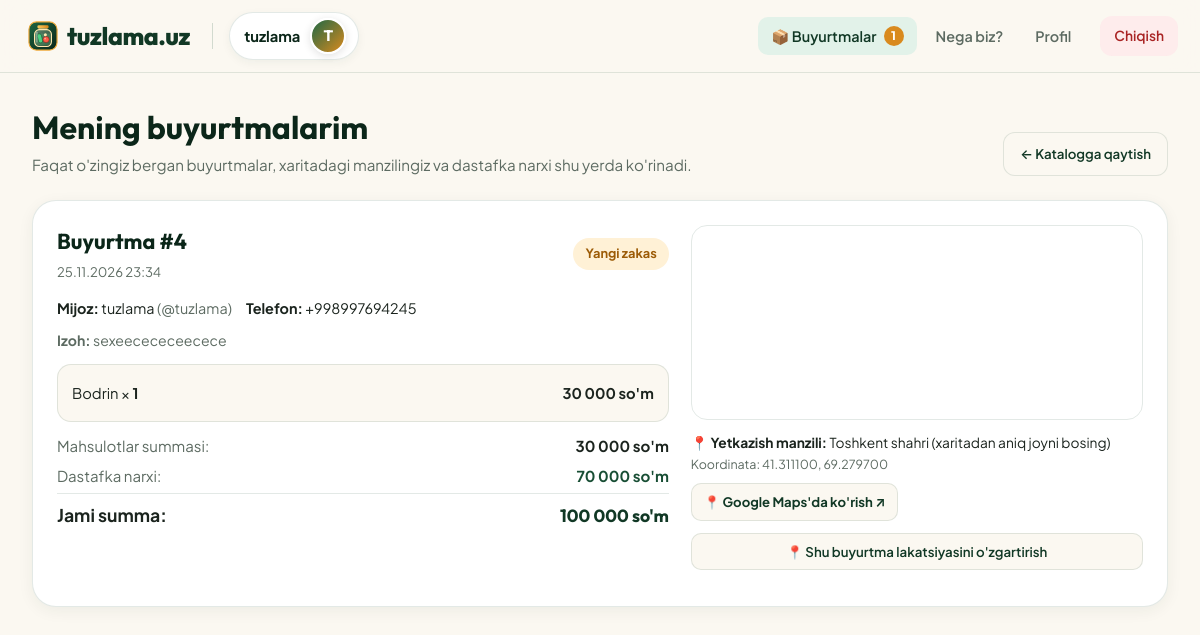
/orders/ (signed in), run on the app's committed database.
### acaunts/models.py (models this page shows, shortened)
class Profile(models.Model):
    user = models.OneToOneField(User, on_delete=models.CASCADE, related_name='profile')
    ism = models.CharField(max_length=150, blank=True, verbose_name='Ism')
    familiya = models.CharField(max_length=150, blank=True, verbose_name='Familiya')
    telefon = models.CharField(max_length=30, blank=True, verbose_name='Telefon raqam')
    avatar = models.ImageField(upload_to='avatars/', blank=True, null=True, verbose_name='Avatar')
    class Meta:
        verbose_name = 'Profil'
        verbose_name_plural = 'Profillar'
    @property
    def display_name(self):
        return self.ism or self.user.first_name or self.user.username

### produkt/models.py (models this page shows, shortened)
class Buyurtma(models.Model):
    STATUS_CHOICES = [
        ('new', 'Yangi zakas'),
        ('priced', 'Dastafka narxi belgilandi'),
        ('delivering', "Yo'lda"),
        ('completed', 'Yetkazildi'),
        ('cancelled', 'Bekor qilindi'),
    ]
    user = models.ForeignKey(
        User,
        on_delete=models.CASCADE,
        related_name='buyurtmalar',
        verbose_name='Foydalanuvchi',
    )
    customer_name = models.CharField(max_length=150, verbose_name='Mijoz ismi')
    phone = models.CharField(max_length=30, blank=True, verbose_name='Telefon raqam')
    address_text = models.CharField(max_length=400, blank=True, verbose_name='Manzil')
    latitude = models.DecimalField(max_digits=9, decimal_places=6, verbose_name='Latitude')
    longitude = models.DecimalField(max_digits=9, decimal_places=6, verbose_name='Longitude')
    note = models.TextField(blank=True, verbose_name='Izoh')
    items_total = models.DecimalField(max_digits=12, decimal_places=2, default=0, verbose_name='Mahsulotlar summasi')
    distance_km = models.DecimalField(max_digits=7, decimal_places=2, default=0, verbose_name='Masofa (km)')
    yandex_estimated_delivery = models.DecimalField(
        max_digits=12,
        decimal_places=2,
        default=0,
        verbose_name='Taxminiy Yandex Go narxi',
    )
    delivery_price = models.DecimalField(
        max_digits=12,
        decimal_places=2,
        null=True,
        blank=True,
        verbose_name='Dastafka narxi',
    )
    status = models.CharField(
        max_length=20,
        choices=STATUS_CHOICES,
        default='new',
        verbose_name='Holati',
    )
    created_at = models.DateTimeField(auto_now_add=True, verbose_name='Yaratilgan vaqt')
    class Meta:
        verbose_name = 'Buyurtma'
        verbose_name_plural = 'Buyurtmalar'
        ordering = ['-created_at']
    @property
    def formatted_items_total(self):
        return format_uzs(self.items_total)
    @property
    def formatted_delivery_price(self):
        if self.delivery_price is None:
            return None
        return format_uzs(self.delivery_price)
    @property
    def grand_total(self):
        delivery = self.delivery_price if self.delivery_price is not None else Decimal('0')
        return Decimal(str(self.items_total)) + Decimal(str(delivery))
    @property
    def formatted_grand_total(self):
        return format_uzs(self.grand_total)
    @property
    def google_maps_url(self):
        return f"https://www.google.com/maps?q={self.latitude},{self.longitude}"

class BuyurtmaItem(models.Model):
    buyurtma = models.ForeignKey(Buyurtma, on_delete=models.CASCADE, related_name='items')
    produkt = models.ForeignKey(Produkt, on_delete=models.SET_NULL, null=True, blank=True)
    product_name = models.CharField(max_length=200, verbose_name='Mahsulot nomi')
    unit_price = models.DecimalField(max_digits=12, decimal_places=2, verbose_name='Narx')
    quantity = models.PositiveIntegerField(default=1, verbose_name='Soni')
    class Meta:
        verbose_name = 'Buyurtma mahsuloti'
        verbose_name_plural = 'Buyurtma mahsulotlari'
    @property
    def line_total(self):
        return Decimal(str(self.unit_price)) * self.quantity
    @property
    def formatted_line_total(self):
        return format_uzs(self.line_total)

### produkt/views.py (the view)
# urls.py: path('orders/', views.orders_view, name='orders'),
@login_required
def orders_view(request):
    profile = _get_or_create_profile(request.user)
    is_admin_user = _is_site_admin(request.user)
    if is_admin_user:
        orders = Buyurtma.objects.select_related('user').prefetch_related('items').all()
        inquiries = Murojaat.objects.select_related('user').all()[:20]
    else:
        orders = Buyurtma.objects.filter(user=request.user).prefetch_related('items')
        inquiries = []
    latest_order = orders.first()
    return render(request, 'produkt/orders.html', {
        'profile': profile,
        'orders': orders,
        'inquiries': inquiries,
        'is_admin_user': is_admin_user,
        'latest_order_id': latest_order.id if latest_order else 0,
        'status_choices': Buyurtma.STATUS_CHOICES,
    })

### produkt/models.py (called while the page is built)
def format_uzs(value):
    val = Decimal(str(value or 0))
    if val == val.to_integral_value():
        return f"{int(val):,}".replace(",", " ")
    return f"{val:,.2f}".replace(",", " ")

### produkt/views.py (called while the page is built)
def _get_or_create_profile(user):
    profile, _ = Profile.objects.get_or_create(
        user=user,
        defaults={
            'ism': user.first_name or user.username,
            'familiya': user.last_name or '',
        },
    )
    return profile

def _is_site_admin(user):
    return user.is_authenticated and user.username.lower() == 'tuzlama.uz'

### templates/produkt/orders.html (shortened to what this page needs)
{% extends 'base.html' %}
{% load l10n %}
{% block extra_head %}
<link rel="stylesheet" href="https://cdn.jsdelivr.net/npm/leaflet@1.9.4/dist/leaflet.css">
{% endblock %}
{% block content %}
<main class="orders-page-shell">
    <div class="orders-header-bar">
        <div>
            {% if is_admin_user %}
                <span class="hero-kicker" style="background: var(--amber-100); color: #8b5207; border-color: rgba(217,138,30,0.3); margin-bottom: 10px;">
                    👑 Sayt Admin Buyurtmalar Paneli (faqat tuzlama.uz)
                </span>
                <h1 style="font-size: 2rem; color: var(--emerald-950);">Barcha foydalanuvchilar buyurtmalari</h1>
                <p style="color: var(--text-muted); font-size: 0.95rem;">
                    Uchtepa tumani ichida 50 000 so'm, boshqa tumanlarga +10 000 so'mdan oshadi. Kerak bo'lsa narxni qo'lda ham yangilang.
                </p>
            {% else %}
                <h1 style="font-size: 2rem; color: var(--emerald-950);">Mening buyurtmalarim</h1>
                <p style="color: var(--text-muted); font-size: 0.95rem;">
                    Faqat o'zingiz bergan buyurtmalar, xaritadagi manzilingiz va dastafka narxi shu yerda ko'rinadi.
                </p>
            {% endif %}
        </div>
        <a href="{% url 'home' %}" class="btn-detail" style="padding: 11px 16px; border-radius: 12px;">← Katalogga qaytish</a>
    </div>
    {% if orders %}
        <div class="orders-list">
            {% for order in orders %}
                <article class="order-card" id="order-card-{{ order.id }}">
                    <div>
                        <div class="order-card-top">
                            <div>
                                <h2 style="font-size: 1.35rem; color: var(--emerald-950);">Buyurtma #{{ order.id }}</h2>
                                <span style="font-size: 0.82rem; color: var(--text-muted);">{{ order.created_at|date:"d.m.Y H:i" }}</span>
                            </div>
                            <span class="order-status-pill status-{{ order.status }}">{{ order.get_status_display }}</span>
                        </div>
                        <div style="display: flex; flex-wrap: wrap; gap: 14px; font-size: 0.9rem; margin-bottom: 10px;">
                            <div><strong>Mijoz:</strong> {{ order.customer_name }} <span style="color: var(--text-muted);">(@{{ order.user.username }})</span></div>
                            <div><strong>Telefon:</strong> {{ order.phone|default:"Kiritilmagan" }}</div>
                        </div>
                        {% if order.note %}
                            <div style="font-size: 0.88rem; color: var(--text-muted); margin-bottom: 10px;">
                                <strong>Izoh:</strong> {{ order.note }}
                            </div>
                        {% endif %}
                        <div class="order-items-box">
                            {% for item in order.items.all %}
                                <div class="order-item-row">
                                    <span>{{ item.product_name }} × <strong>{{ item.quantity }}</strong></span>
                                    <strong>{{ item.formatted_line_total }} so'm</strong>
                                </div>
                            {% endfor %}
                        </div>
                        <div style="display: flex; flex-direction: column; gap: 6px; font-size: 0.94rem; margin-top: 12px;">
                            <div style="display: flex; justify-content: space-between;">
                                <span style="color: var(--text-muted);">Mahsulotlar summasi:</span>
                                <strong>{{ order.formatted_items_total }} so'm</strong>
                            </div>
                            <div style="display: flex; justify-content: space-between;">
                                <span style="color: var(--text-muted);">Dastafka narxi:</span>
                                {% if order.formatted_delivery_price is not None %}
                                    <strong style="color: var(--emerald-800);">{{ order.formatted_delivery_price }} so'm</strong>
                                {% else %}
                                    <span style="color: #9c5b06; font-weight: 600;">{{ order.formatted_yandex_estimate }} so'm</span>
                                {% endif %}
                            </div>
                            <div style="display: flex; justify-content: space-between; padding-top: 8px; border-top: 1px solid var(--border-soft); font-size: 1.1rem;">
                                <strong>Jami summa:</strong>
                                <strong style="color: var(--emerald-900); font-family: 'Outfit', sans-serif;">
                                    {{ order.formatted_grand_total }} so'm
                                </strong>
                            </div>
                        </div>
                    </div>
                    <div>
                        <div class="order-map-mini">
                            <iframe
                                style="width: 100%; height: 100%; border: 0;"
                                loading="lazy"
                                src="https://maps.google.com/maps?q={{ order.latitude|unlocalize }},{{ order.longitude|unlocalize }}&z=15&output=embed"></iframe>
                        </div>
                        <div style="font-size: 0.86rem; color: var(--text-main); margin-bottom: 8px;">
                            <strong>📍 Yetkazish manzili:</strong> {{ order.address_text|default:"Xaritadan belgilangan" }}
                            <div style="font-size: 0.78rem; color: var(--text-muted); margin-top: 2px;">
                                Koordinata: {{ order.latitude|unlocalize }}, {{ order.longitude|unlocalize }}
                            </div>
                        </div>
                        <div class="map-ext-links">
                            <a href="{{ order.google_maps_url }}" target="_blank" rel="noopener" class="map-ext-btn">📍 Google Maps'da ko'rish ↗</a>
                        </div>
                        {% if order.status == 'new' or is_admin_user %}
                            <div style="margin-bottom: 12px;">
                                <button type="button" class="btn-detail" style="width: 100%; padding: 9px 12px;" onclick="toggleOrderLocEditor({{ order.id }}, {{ order.latitude|unlocalize }}, {{ order.longitude|unlocalize }})">
                                    📍 Shu buyurtma lakatsiyasini o'zgartirish
                                </button>
                            </div>
                        {% endif %}
                    </div>
                </article>
            {% endfor %}
        </div>
    {% endif %}
</main>
{% endblock %}

### templates/base.html (shortened to what this page needs)
{% load static %}
<!DOCTYPE html>
<html lang="uz">
<head>
    <link rel="stylesheet" href="{% static 'css/style.css' %}">
    {% block extra_head %}{% endblock %}
</head>
<body class="{% block body_class %}{% endblock %}">
{% block navbar %}
{% if user.is_authenticated %}
<header class="site-header">
    <div class="nav-container">
        <div class="nav-left">
            <a href="{% url 'home' %}"
               class="brand-btn"
               title="Bosh sahifaga o'tish">
                <img src="{% static 'img/favicon.svg' %}?v=2" alt="tuzlama.uz" style="width: 30px; height: 30px; border-radius: 8px; flex-shrink: 0;">
                <span>tuzlama.uz</span>
            </a>
            <a href="{% url 'profile' %}" class="user-chip" title="Profil sahifasiga o'tish">
                <span class="user-chip-name">{{ profile.display_name|default:user.username }}</span>
                {% if profile.avatar %}
                    <img src="{{ profile.avatar.url }}" alt="{{ profile.display_name }}" class="avatar-circle">
                {% else %}
                    <span class="avatar-circle">{{ profile.display_name|default:user.username|slice:":1"|upper }}</span>
                {% endif %}
            </a>
        </div>
        <div class="nav-right">
            <nav class="nav-links">
                <a href="{% url 'orders' %}" class="nav-link nav-orders-link {% if request.resolver_match.url_name == 'orders' %}active{% endif %}">
                    <span>📦 Buyurtmalar</span>
                    <span class="orders-nav-badge {% if not orders_badge_count %}hidden{% endif %}" id="navOrdersBadge">{{ orders_badge_count }}</span>
                </a>
                <a href="{% url 'home' %}#biz-haqimizda" class="nav-link">Nega biz?</a>
                <a href="{% url 'profile' %}" class="nav-link {% if request.resolver_match.url_name == 'profile' %}active{% endif %}">Profil</a>
            </nav>
            <a href="{% url 'logout' %}" class="logout-btn">Chiqish</a>
        </div>
    </div>
</header>
{% endif %}
{% endblock %}
{% block content %}{% endblock %}
</body>
</html>

### data on the page
Profile: display_name "tuzlama", display_name "T"
Buyurtma: id "4", created_at "25.11.2026 23:34", status "Yangi zakas", customer_name "tuzlama", user.username "tuzlama", phone "+998997694245", note "sexeecececeecece", formatted_items_total "30 000", formatted_delivery_price "70 000", formatted_grand_total "100 000", address_text "Toshkent shahri (xaritadan aniq joyni bosing)", latitude "41.311100", longitude "69.279700"
BuyurtmaItem: product_name "Bodrin", quantity "1", formatted_line_total "30 000"

### other printed values
{{ orders_badge_count }} "1"
